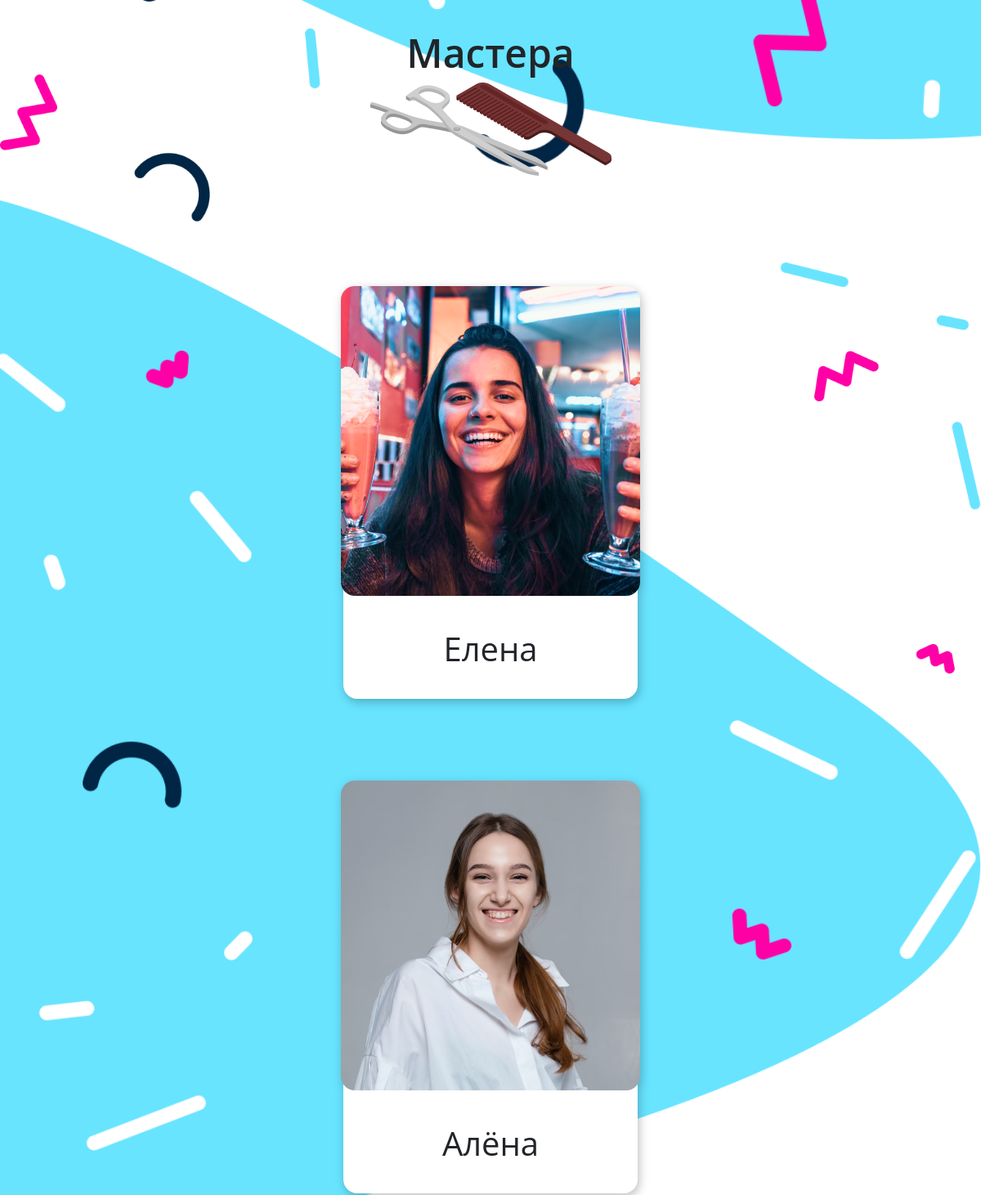
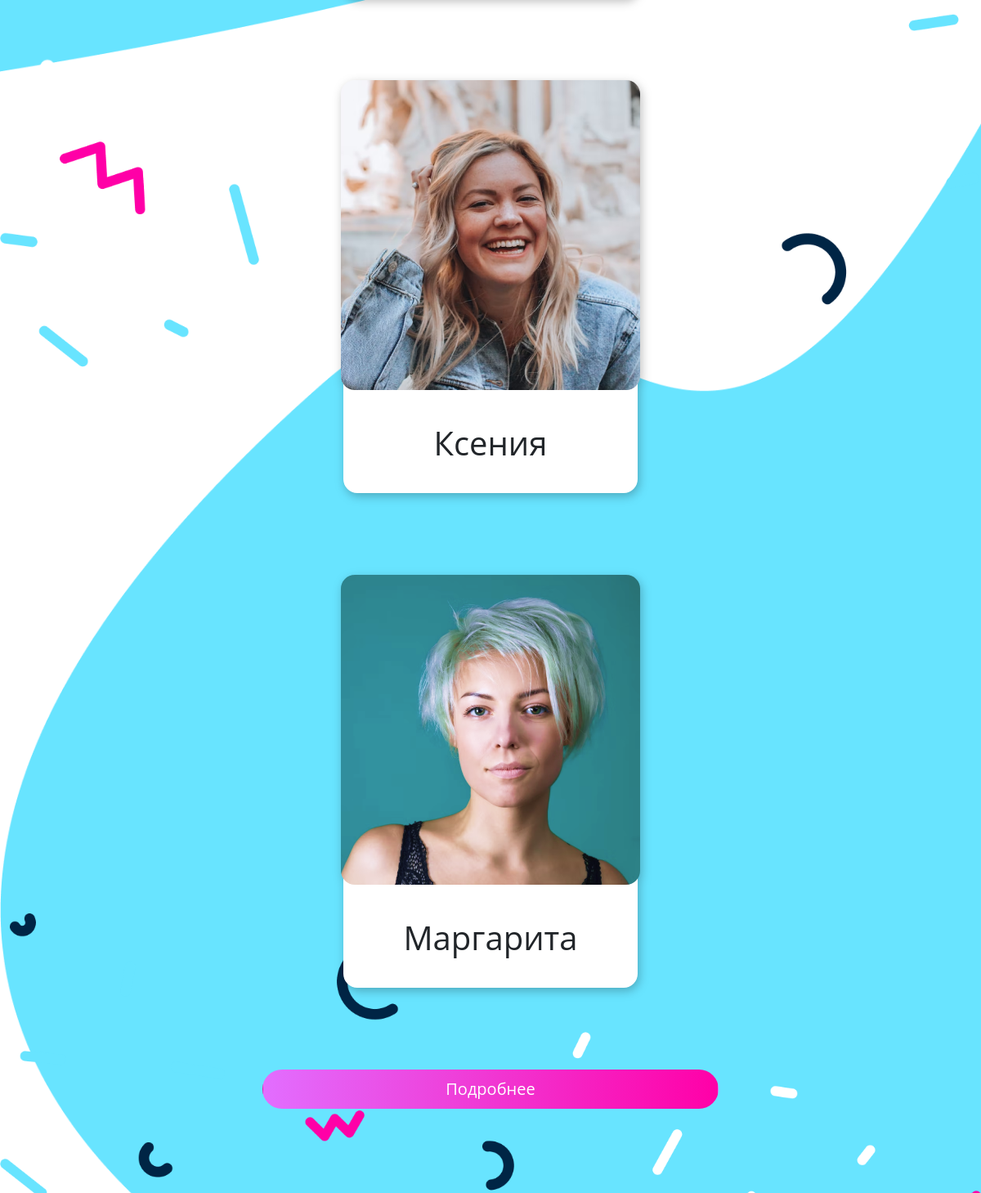
/ (middle part), run on an earlier commit of the app's database (2 pictures, top to bottom).
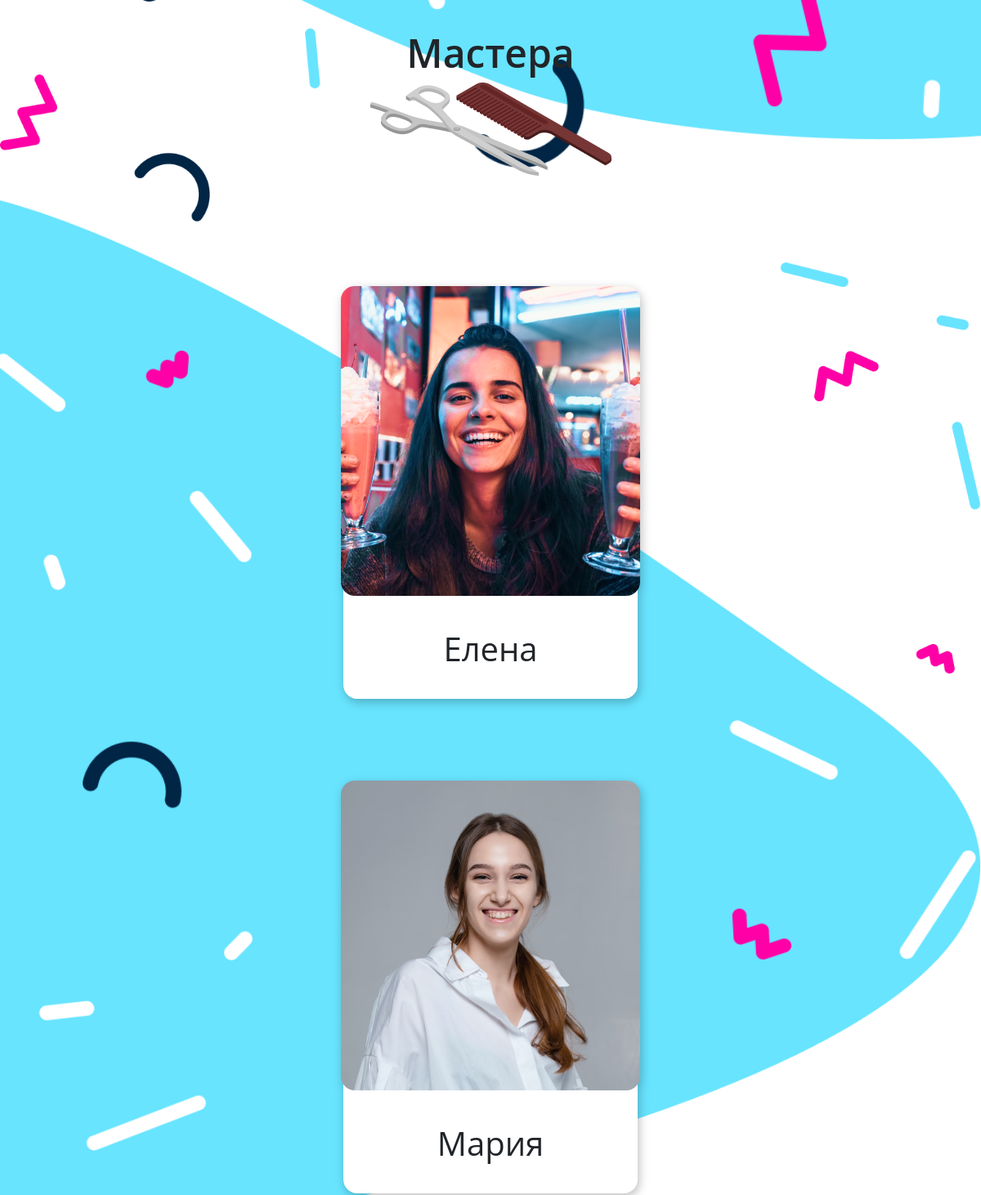
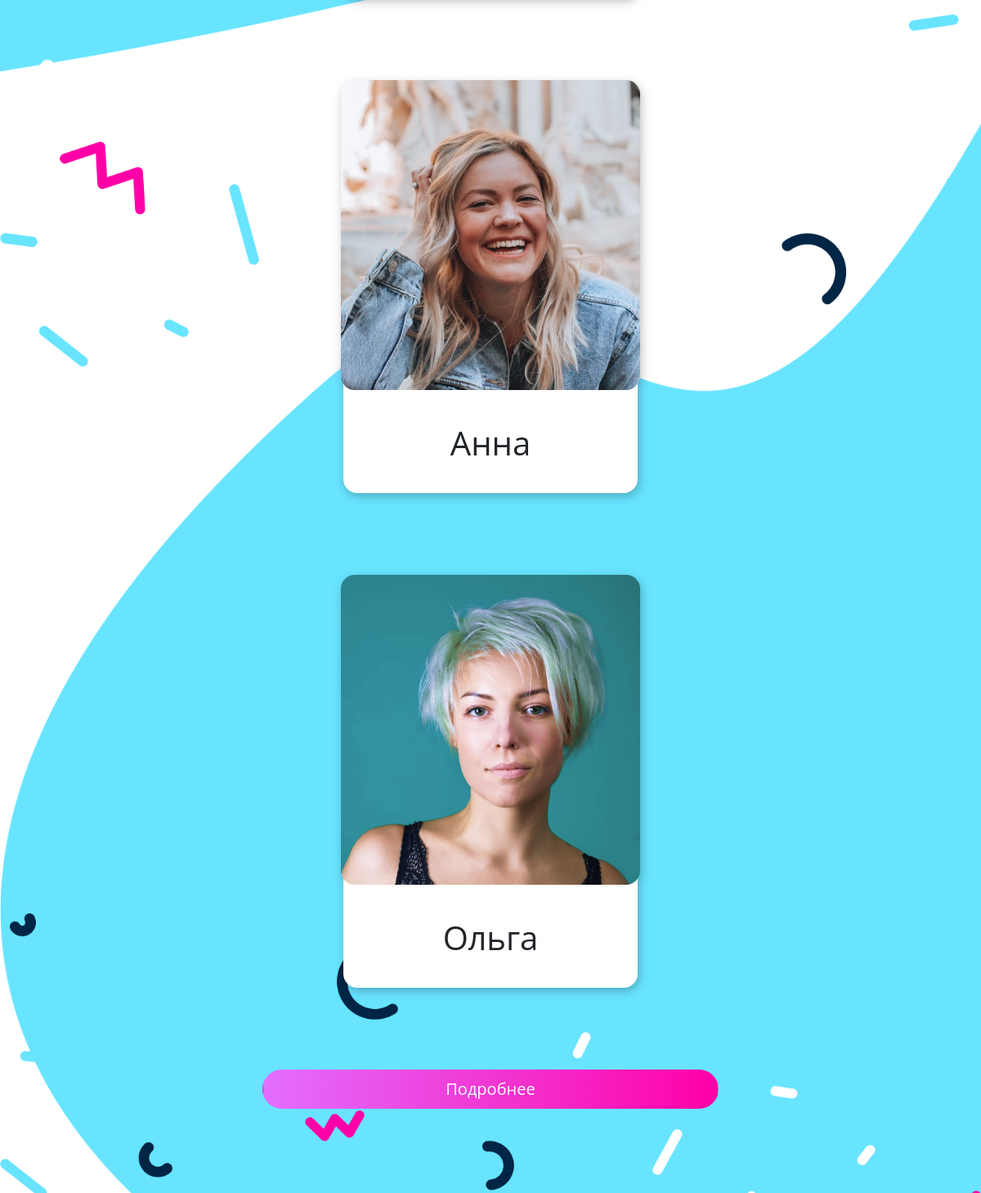
And on a later commit of the database (2 pictures, top to bottom).
### app/models.py (models this page shows, shortened)
class Master(models.Model):
    name = models.CharField(max_length=100)
    image_path = models.CharField(max_length=200)
    services = models.TextField()
    experience_years = models.PositiveIntegerField()
    def __str__(self):
        return self.name

### app/views.py (the view)
# urls.py: path("", views.index),
def index(request):
    masters = Master.objects.all()[:4]
    if request.method == 'POST':
        form = AppointmentForm(request.POST)
        if form.is_valid():
            appointment = Appointment(
                first_name=form.cleaned_data['first_name'],
                last_name=form.cleaned_data['last_name'],
                service=form.cleaned_data['service'],
                master=form.cleaned_data['master'],
                date=form.cleaned_data['date'],
                phone_number=form.cleaned_data['phone_number']
            )
            appointment.save()
            print("Новая запись создана:")
            print("Имя:", appointment.first_name)
            print("Фамилия:", appointment.last_name)
            print("Дата:", appointment.date)
            print("Услуга:", appointment.service)
            print("Мастер:", appointment.master)
            print("Номер телефона:", appointment.phone_number)
            return render(request, 'index.html', {'masters': masters,'form': form, 'success': True})
    else:
        form = AppointmentForm()
    return render(request, "index.html", {'masters': masters, 'form': form})

### app/templates/index.html (shortened to what this page needs)
{% extends "base.html" %}
{% load static %}
{% block content %}
<div class="section section-masters container">
    <div class="subsection-title">
        <h2 class="title-secondary">Мастера</h2>
        <img alt="img" src="{% static "img/masters.png" %}">
    </div>
    <div class="masters-list">
        {% for master in masters %}
            <div class="master-card">
                <img class="master-image" src="{% static 'img/' %}{{ master.image_path }}">
                <span class="master-name">{{ master.name }}</span>
            </div>
        {% endfor %}
        <a href="/masters/" class="btn btn-lg btn-details">Подробнее</a>
    </div>
</div>
<img class="bg-1 bg-img" src="{% static "img/bg-1.png" %}" alt="img">
<img class="bg-2 bg-img" src="{% static "img/bg-2.png" %}" alt="img">
<img class="gr-1 bg-img" src="{% static "img/gr-1.png" %}" alt="img">
<img class="gr-5 bg-img" src="{% static "img/gr-5.png" %}" alt="img">
{% endblock content %}

### app/templates/base.html (shortened to what this page needs)
  <!DOCTYPE html>
  {% load static %}
<html lang="ru">
<head>
    <link href="https://cdn.jsdelivr.net/npm/bootstrap@5.3.3/dist/css/bootstrap.min.css" rel="stylesheet">
    <link rel="stylesheet" type="text/css" href="{% static "css/style.css" %}">
</head>
<body>
    <main>
        {% block content %}{% endblock %}
    </main>
    </body>
</html>

### app/static/css/style.css (style rules this page uses)
* { font-family: 'Open Sans', sans-serif; }
a { text-decoration: none !important; color: black !important; }
.btn { background: linear-gradient(90deg, #E26EFF, #FF00A7); color: white !important; border-radius: 40px !important; }
.title-secondary { font-size: 48px; font-weight: 600; }
.bg-img { position: absolute; z-index: -1; }
.bg-1 { top: 0; right: 0; }
.subsection-title { display: flex; flex-direction: column; margin: 0 auto; width: fit-content; align-items: center; margin-bottom: 135px; }
.subsection-title img { width: fit-content; }
.gr-1 { top: 850px; right: 0; }
.section-masters { margin-bottom: 350px; }
.master-card { display: flex; width: 360px; height: 505px; background-color: white; border-radius: 17px; filter: drop-shadow(2px 4px 6px rgba(0, 0, 0, 0.25)); flex-direction: column; align-items: center; margin: 0 100px; }
.masters-list { display: flex; flex-wrap: wrap; gap: 250px; }
.master-name { margin-top: 35px; font-size: 40px; }
.master-image { border-radius: 17px; }
.bg-2 { top: 2200px; }
.btn-details { margin: 0 auto; }
.gr-5 { width: 98vw; top: 4550px; }
.section-masters .masters-list { gap: 100px; }
@media screen and (max-width: 1440px) { .bg-img { width: 100vw; } }
@media screen and (max-width: 1440px) { .section-masters .masters-list { justify-content: center; } }
@media screen and (max-width: 1440px) { .btn-details { width: 50%; } }

What changed in the data, as far as the page shows it:
removed Master: image_path (picture), name "Алёна"
removed Master: image_path (picture), name "Ксения"
removed Master: image_path (picture), name "Маргарита"
added Master: image_path (picture), name "Мария"
added Master: image_path (picture), name "Анна"
added Master: image_path (picture), name "Ольга"
